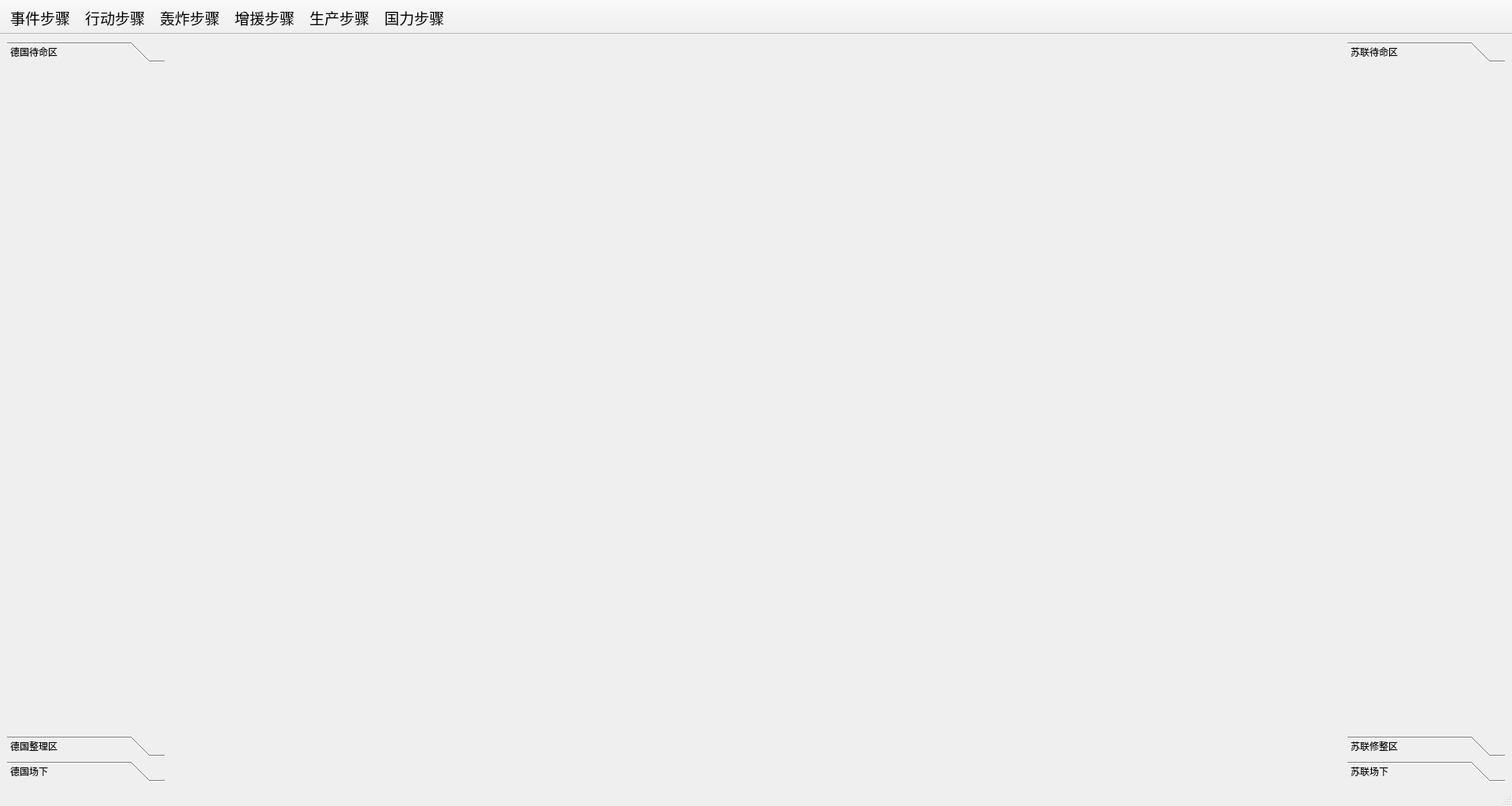
<?xml version="1.0" encoding="UTF-8"?>
<ui version="4.0">
 <class>MainWindow</class>
 <widget class="QMainWindow" name="MainWindow">
  <property name="geometry">
   <rect>
    <x>0</x>
    <y>0</y>
    <width>1920</width>
    <height>1024</height>
   </rect>
  </property>
  <property name="windowTitle">
   <string>MainWindow</string>
  </property>
  <property name="iconSize">
   <size>
    <width>64</width>
    <height>64</height>
   </size>
  </property>
  <property name="toolButtonStyle">
   <enum>Qt::ToolButtonStyle::ToolButtonTextBesideIcon</enum>
  </property>
  <widget class="QWidget" name="centralWidget">
   <layout class="QHBoxLayout" name="horizontalLayout">
    <item>
     <widget class="QToolBox" name="D">
      <property name="sizePolicy">
       <sizepolicy hsizetype="Fixed" vsizetype="Preferred">
        <horstretch>0</horstretch>
        <verstretch>0</verstretch>
       </sizepolicy>
      </property>
      <property name="minimumSize">
       <size>
        <width>200</width>
        <height>0</height>
       </size>
      </property>
      <property name="maximumSize">
       <size>
        <width>200</width>
        <height>16777215</height>
       </size>
      </property>
      <property name="currentIndex">
       <number>0</number>
      </property>
      <widget class="QWidget" name="D_DMQ">
       <property name="geometry">
        <rect>
         <x>0</x>
         <y>0</y>
         <width>200</width>
         <height>832</height>
        </rect>
       </property>
       <attribute name="label">
        <string>德国待命区</string>
       </attribute>
      </widget>
      <widget class="QWidget" name="D_XZQ">
       <property name="geometry">
        <rect>
         <x>0</x>
         <y>0</y>
         <width>200</width>
         <height>832</height>
        </rect>
       </property>
       <attribute name="label">
        <string>德国整理区</string>
       </attribute>
      </widget>
      <widget class="QWidget" name="D_CX">
       <property name="geometry">
        <rect>
         <x>0</x>
         <y>0</y>
         <width>200</width>
         <height>832</height>
        </rect>
       </property>
       <attribute name="label">
        <string>德国场下</string>
       </attribute>
      </widget>
     </widget>
    </item>
    <item>
     <widget class="QWidget" name="dockWidget" native="true"/>
    </item>
    <item>
     <widget class="QToolBox" name="S">
      <property name="sizePolicy">
       <sizepolicy hsizetype="Fixed" vsizetype="Preferred">
        <horstretch>0</horstretch>
        <verstretch>0</verstretch>
       </sizepolicy>
      </property>
      <property name="minimumSize">
       <size>
        <width>200</width>
        <height>0</height>
       </size>
      </property>
      <property name="maximumSize">
       <size>
        <width>200</width>
        <height>16777215</height>
       </size>
      </property>
      <property name="currentIndex">
       <number>0</number>
      </property>
      <widget class="QWidget" name="S_DMQ">
       <property name="geometry">
        <rect>
         <x>0</x>
         <y>0</y>
         <width>200</width>
         <height>832</height>
        </rect>
       </property>
       <attribute name="label">
        <string>苏联待命区</string>
       </attribute>
      </widget>
      <widget class="QWidget" name="S_XZQ">
       <property name="geometry">
        <rect>
         <x>0</x>
         <y>0</y>
         <width>200</width>
         <height>832</height>
        </rect>
       </property>
       <attribute name="label">
        <string>苏联修整区</string>
       </attribute>
      </widget>
      <widget class="QWidget" name="S_CX">
       <property name="geometry">
        <rect>
         <x>0</x>
         <y>0</y>
         <width>200</width>
         <height>832</height>
        </rect>
       </property>
       <attribute name="label">
        <string>苏联场下</string>
       </attribute>
      </widget>
     </widget>
    </item>
   </layout>
  </widget>
  <widget class="QMenuBar" name="menuBar">
   <property name="geometry">
    <rect>
     <x>0</x>
     <y>0</y>
     <width>1920</width>
     <height>21</height>
    </rect>
   </property>
  </widget>
  <widget class="QStatusBar" name="statusBar"/>
  <widget class="QToolBar" name="toolBar">
   <property name="font">
    <font>
     <pointsize>14</pointsize>
    </font>
   </property>
   <property name="windowTitle">
    <string>toolBar</string>
   </property>
   <property name="movable">
    <bool>false</bool>
   </property>
   <property name="allowedAreas">
    <set>Qt::ToolBarArea::TopToolBarArea</set>
   </property>
   <property name="iconSize">
    <size>
     <width>36</width>
     <height>36</height>
    </size>
   </property>
   <property name="floatable">
    <bool>false</bool>
   </property>
   <attribute name="toolBarArea">
    <enum>TopToolBarArea</enum>
   </attribute>
   <attribute name="toolBarBreak">
    <bool>false</bool>
   </attribute>
   <addaction name="action1"/>
   <addaction name="action2"/>
   <addaction name="action3"/>
   <addaction name="action4"/>
   <addaction name="action5"/>
   <addaction name="action6"/>
  </widget>
  <widget class="QToolBar" name="menuView">
   <property name="windowTitle">
    <string>toolBar_2</string>
   </property>
   <property name="movable">
    <bool>false</bool>
   </property>
   <property name="allowedAreas">
    <set>Qt::ToolBarArea::TopToolBarArea</set>
   </property>
   <property name="floatable">
    <bool>false</bool>
   </property>
   <attribute name="toolBarArea">
    <enum>TopToolBarArea</enum>
   </attribute>
   <attribute name="toolBarBreak">
    <bool>false</bool>
   </attribute>
  </widget>
  <action name="action1">
   <property name="checkable">
    <bool>true</bool>
   </property>
   <property name="icon">
    <iconset resource="res.qrc">
     <normaloff>:/res/BZ/BZ1_SJ.png</normaloff>:/res/BZ/BZ1_SJ.png</iconset>
   </property>
   <property name="text">
    <string>事件步骤</string>
   </property>
   <property name="menuRole">
    <enum>QAction::MenuRole::NoRole</enum>
   </property>
  </action>
  <action name="action2">
   <property name="checkable">
    <bool>true</bool>
   </property>
   <property name="icon">
    <iconset resource="res.qrc">
     <normaloff>:/res/BZ/BZ1_SJ.png</normaloff>:/res/BZ/BZ1_SJ.png</iconset>
   </property>
   <property name="text">
    <string>行动步骤</string>
   </property>
   <property name="toolTip">
    <string>行动步骤</string>
   </property>
   <property name="menuRole">
    <enum>QAction::MenuRole::NoRole</enum>
   </property>
  </action>
  <action name="action3">
   <property name="checkable">
    <bool>true</bool>
   </property>
   <property name="icon">
    <iconset resource="res.qrc">
     <normaloff>:/res/BZ/BZ1_SJ.png</normaloff>:/res/BZ/BZ1_SJ.png</iconset>
   </property>
   <property name="text">
    <string>轰炸步骤</string>
   </property>
   <property name="toolTip">
    <string>轰炸步骤</string>
   </property>
   <property name="menuRole">
    <enum>QAction::MenuRole::NoRole</enum>
   </property>
  </action>
  <action name="action4">
   <property name="checkable">
    <bool>true</bool>
   </property>
   <property name="icon">
    <iconset resource="res.qrc">
     <normaloff>:/res/BZ/BZ1_SJ.png</normaloff>:/res/BZ/BZ1_SJ.png</iconset>
   </property>
   <property name="text">
    <string>增援步骤</string>
   </property>
   <property name="toolTip">
    <string>增援步骤</string>
   </property>
   <property name="menuRole">
    <enum>QAction::MenuRole::NoRole</enum>
   </property>
  </action>
  <action name="action5">
   <property name="checkable">
    <bool>true</bool>
   </property>
   <property name="icon">
    <iconset resource="res.qrc">
     <normaloff>:/res/BZ/BZ1_SJ.png</normaloff>:/res/BZ/BZ1_SJ.png</iconset>
   </property>
   <property name="text">
    <string>生产步骤</string>
   </property>
   <property name="toolTip">
    <string>生产步骤</string>
   </property>
   <property name="menuRole">
    <enum>QAction::MenuRole::NoRole</enum>
   </property>
  </action>
  <action name="action6">
   <property name="checkable">
    <bool>true</bool>
   </property>
   <property name="icon">
    <iconset resource="res.qrc">
     <normaloff>:/res/BZ/BZ1_SJ.png</normaloff>:/res/BZ/BZ1_SJ.png</iconset>
   </property>
   <property name="text">
    <string>国力步骤</string>
   </property>
   <property name="toolTip">
    <string>国力步骤</string>
   </property>
   <property name="menuRole">
    <enum>QAction::MenuRole::NoRole</enum>
   </property>
  </action>
 </widget>
 <resources>
  <include location="res.qrc"/>
 </resources>
 <connections/>
</ui>
